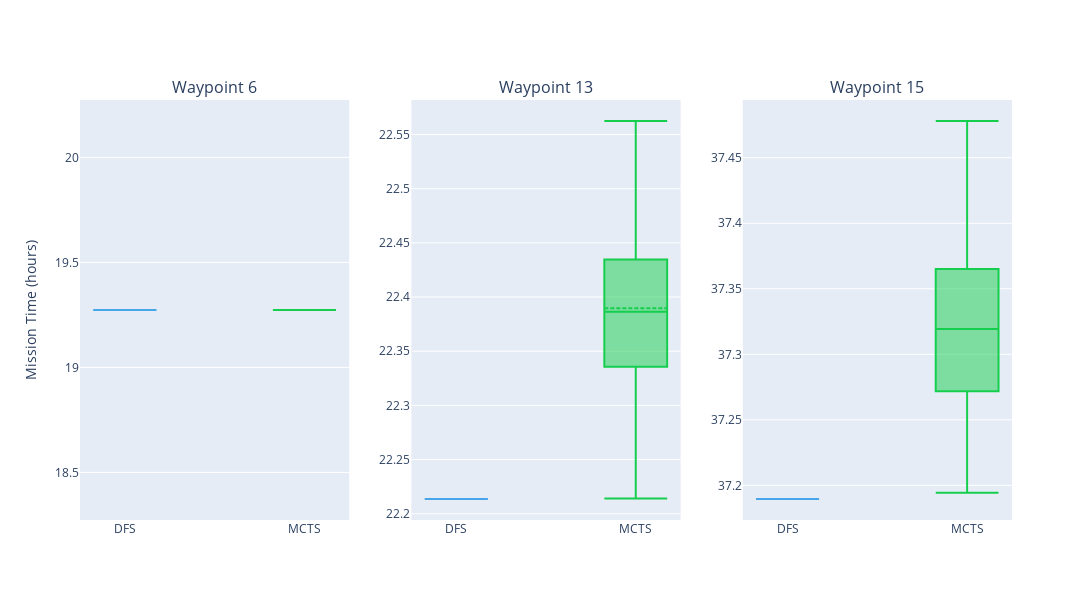

The notebook cell saved with this chart:
### Markdown cell above
### DFS vs MCTS Mission Time Plot

### Code cell
# Create subplots with one row and one column per waypoint

fig = make_subplots(rows=1, cols=len(waypoints), subplot_titles=[f'Waypoint {wp}' for wp in waypoints], shared_xaxes=True)

boxplot_arguments = {"boxmean": True, "boxpoints": False, "width": 0.35, "whiskerwidth": 1}

# Add box plots for Mission Times for each waypoint with adjusted boxpoints
for i, waypoint in enumerate(waypoints):
    fig.add_trace(go.Box(y=dfs_mission_times[i], name=f'DFS', marker_color=f"{bar_colors[0]}", **boxplot_arguments), row=1, col=i+1)
    fig.add_trace(go.Box(y=mcts_mission_times[i], name=f'MCTS', marker_color=bar_colors[1], **boxplot_arguments), row=1, col=i+1)

# Set the layout title
fig.update_layout(
    yaxis_title='Mission Time (hours)',
    # boxmode='group',  # Group box plots for each waypoint
    showlegend=False,  # Hide legend as it's per subplot
    width=1200,
    height=600
)

fig.write_image("missionTime_boxplot.png", scale=3) # increase scale for higher DPI
fig.show()
